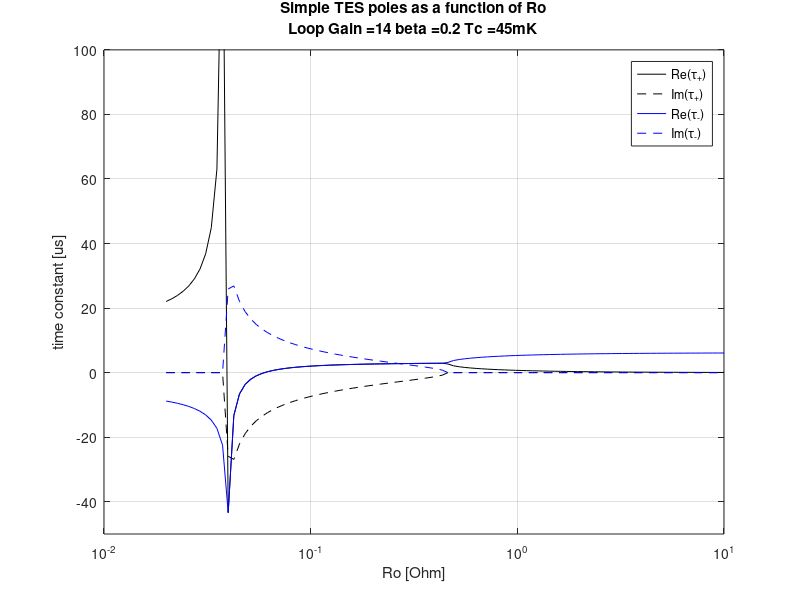
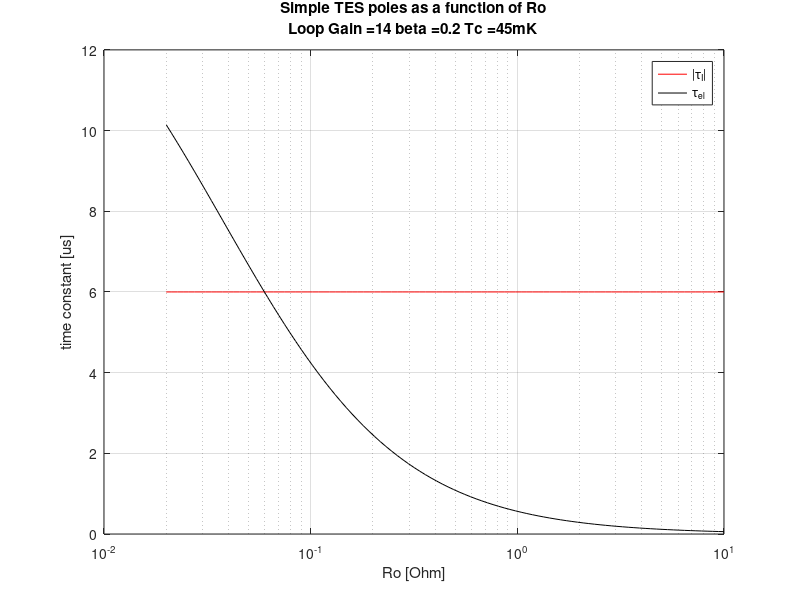

MATLAB code to generate these figures, in order:
% Electro-thermal Oscillation
nRo = 100;
Ro = logspace(log10(20e-3),1,nRo)';%[Ohm]
%Rl = 35e-3; %[Ohm]
Rl = 45e-3; %[Ohm]
L  = 700e-9;%[H]

%gL=20;
gL= 14; % ETF loop gain
beta = 0.2; %[dRdI*I/R]

%W=MaterialProperties('W');
W.gPep_v = 320000000; %[W/K^5/m^3] -> electron-phonon coupling coefficient
W.gC_v = 108;%[J/K^2/m^3] -> metal heat capacity coefficient

%Tc=85e-3;%[K]
Tc=45e-3;
tau0= (W.gC_v .* Tc)./(5 .* W.gPep_v .* Tc.^4);
%tau0=600e-6;%[s]
tau0=78e-6;%[s]

tau_I  = tau0/(1-gL)*ones(nRo,1);%[s]
tau_el = L./(Rl+Ro*(1+beta));%[s]

wavg = 1./tau_I/2+1./tau_el/2;
dw = 1/2.*sqrt((1./tau_el-1./tau_I).^2- 4*Ro/L*gL*(2+beta)/tau0);

wp= wavg+dw; %[rad/s]
wm= wavg-dw; %[rad/s]

taup = 1./wp; %[s]
taum = 1./wm; %[s]

figure(1)
plot(Ro,real(taup)*1e6,'-k')
hold on
plot(Ro,imag(taup)*1e6,'--k')

plot(Ro,real(taum)*1e6,'-b')
plot(Ro,imag(taum)*1e6,'--b')
hold off
xlabel('Ro [Ohm]')
ylabel('time constant [us]')
legend({'Re(\tau_{+})','Im(\tau_{+})','Re(\tau_{-})','Im(\tau_{-})'},'location','best')
grid on
set(gca,'xscale','log')
ylim([-50, 100])
title({'Simple TES poles as a function of Ro',['Loop Gain =', num2str(gL),' beta =',num2str(beta), ' Tc =', num2str(Tc*1e3),'mK']})


figure(2)
plot(Ro,abs(tau_I)*1e6 ,'-r')
hold on
plot(Ro,tau_el*1e6,'-k')
hold off
xlabel('Ro [Ohm]')
ylabel('time constant [us]')
legend({'|\tau_{I}|','\tau_{el}'},'location','best')
set(gca,'xscale','log')
grid on
title({'Simple TES poles as a function of Ro',['Loop Gain =', num2str(gL),' beta =',num2str(beta), ' Tc =', num2str(Tc*1e3),'mK']})



